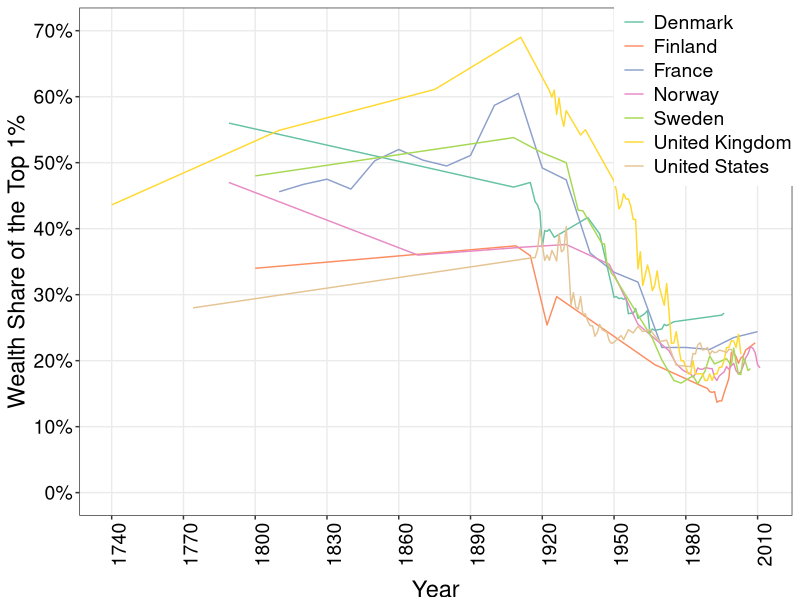

Recreate this plot in R.
require(shape)
library(tidyverse)
library(lubridate)
library(openxlsx)
library(readxl)

wealth_share <- read_excel("capitalism/top_1percent_wealth_share.xlsx")

COL <- c("#7fc97f", "#beaed4", "#fdc086", "#ffff99", "#386cb0", "#f0027f", "#bf5b17", "#666666")
COLA <- c("#e0f3db", "#99d8c9","#66c2a4","#41ae76", "#238b45", "#005824", "#f0027f")
COLB <- c("#c6dbef", "#4eb3d3", "#2b8cbe", "#0868ac","#084081", "#9e9ac8","#f0027f")
COLC <- c("#fcfbfd", "#efedf5", "#dadaeb", "#bcbddc", "#9e9ac8", "#807dba", "#6a51a3", "#54278f", "#3f007d")
COLD <- c("#DA3030","#41ae76","#F7DE04", "#4eb3d3","#AE82FF","#386cb0","#F48318","#41ae76","#6a51a3", "#DA3030")

#Cleaning the wealth share data. Source: CORE
wealth_share_gathered <- wealth_share %>% 
  gather(Country, Wealth_share, c("Denmark", "Finland", "France", "Norway", "Sweden", "United Kingdom", "United States") )

wealth_share1 <- wealth_share_gathered[-c(1, 69, 137, 205, 273, 341, 409), ] 

wealth_share2 <- wealth_share1 %>%
  mutate(Year = ifelse(Country == "Denmark", ...1, ifelse(Country == "Finland", ...3, ifelse(Country == "France", ...5, ifelse(Country == "Norway", ...7, ifelse(Country == "Sweden", ...9, ifelse(Country == "United Kingdom", ...11, ifelse(Country == "United States", ...13, NA))))))))

wealth_share2$Wealth_share = as.numeric(as.character(wealth_share2$Wealth_share))

wealth_share3 <- wealth_share2 %>%
  select(-c("...1", "...3", "...5", "...7", "...9", "...11", "...13")) %>%
  filter(!is.na(Year)) %>%
  mutate(wealth_share = (Wealth_share)/100)

#Plotting the data 
wealth_share_plot <- ggplot(wealth_share3, aes(x = Year, y = wealth_share, group = Country, color = Country)) +
  geom_line() +
  #geom_line(aes(linetype = Country)) + #if we differentiate the lines without color
  labs(y = "Wealth Share of the Top 1%", color = "Country") + 
  scale_y_continuous(breaks = seq(0, 0.7, by = 0.1), labels = scales::percent_format(accuracy = 1), limits = c(0,0.7)) +
  scale_x_continuous(breaks = seq(1740, 2010, by = 30)) +
  scale_color_brewer(palette = "Set2") +
  theme_bw() + 
  theme(panel.grid.minor = element_blank(),
        legend.position = c(0.88,0.83), 
        legend.title = element_blank(), 
        axis.title.y = element_text(size = 17, vjust = 1),
        legend.text = element_text(size = 14),
        axis.text.x = element_text(size = 14, angle = 90, color = "black"),
        axis.text.y = element_text(size = 14, color = "black"),  
        axis.title.x = element_text(size = 17, vjust = -1)) 
  
  

#print(wealth_share_plot)

#Save plot to PDF
ggsave(wealth_share_plot, filename = "wealth_share_top_1percent.pdf", 
       path = "capitalism",
       width = 9, height = 7, units = "in")


# dev.off()
